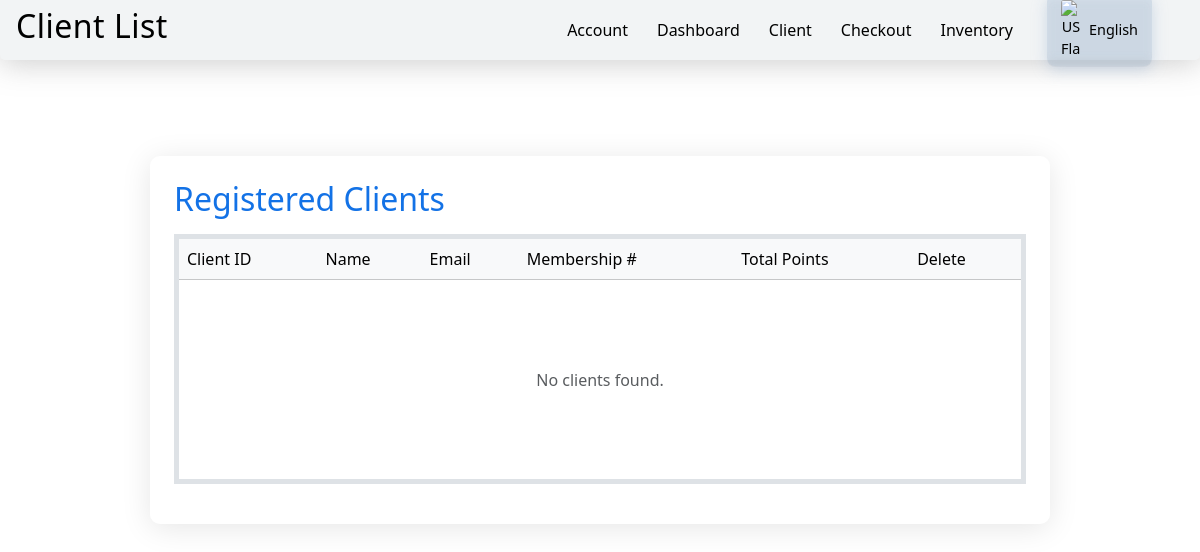
Page /Phase3/clients.php on the earlier database version.
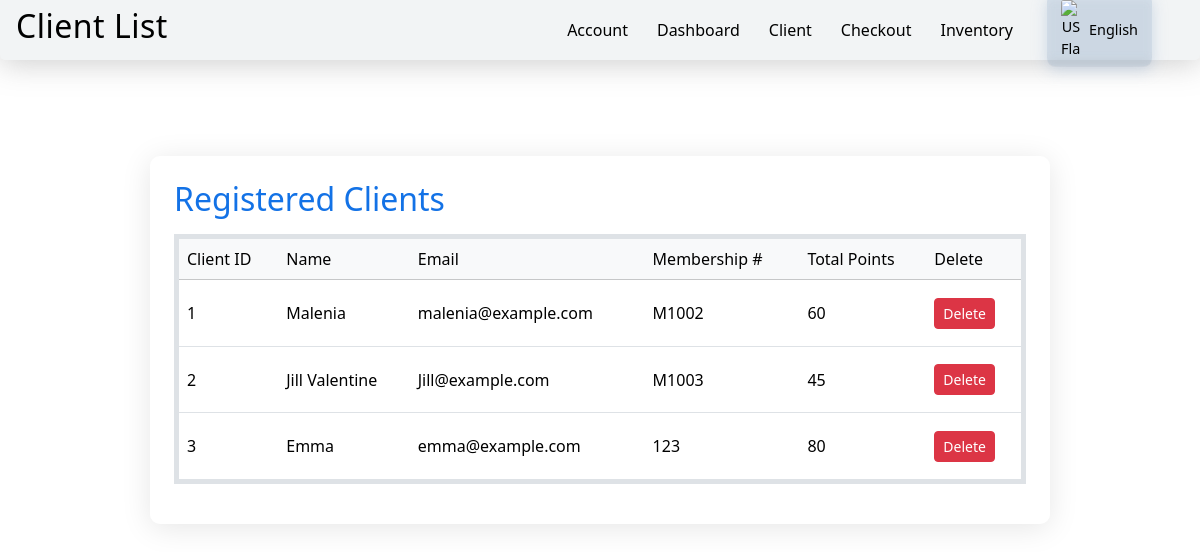
Same page on the later database version.
### tables this page shows
CREATE TABLE `clients` (
  `client_id` int(11) NOT NULL,
  `name` varchar(100) NOT NULL,
  `email` varchar(100) NOT NULL,
  `password` varchar(255) NOT NULL,
  `membership_number` varchar(20) DEFAULT NULL,
  `total_points` int(11) DEFAULT 0
);

### Phase3/clients.php (the view, shortened to what this page needs)
<!DOCTYPE html>
<html lang="en">
<head>
  <link href="https://cdn.jsdelivr.net/npm/bootstrap@5.3.8/dist/css/bootstrap.min.css" rel="stylesheet">
  <link rel="stylesheet" href="clientAccount.css">
</head>
<body>
  <header>
    <nav>
      <h1>Client List</h1>
      <div class="nav-right">
        <ul>
          <li><a href="clientAccount.php">Account</a></li>
          <li><a href="#">Dashboard</a></li>
          <li><a href="clients.php">Client</a></li>
          <li><a href="#">Checkout</a></li>
          <li><a href="#">Inventory</a></li>
        </ul>
        <div class="lang-dropdown">
          <button class="lang-btn" id="current-lang">
            <img src="https://flagcdn.com/w20/us.png" alt="US Flag" />
            <span>English</span>
          </button>
        </div>
      </div>
    </nav>
  </header>
  <main>
    <section class="history-card">
      <h2>Registered Clients</h2>
      <?php
        $servername = "localhost";
        $username = "root";
        $password = "";
        $dbname = "iotphase3";
        $conn = new mysqli($servername, $username, $password, $dbname);
        $sql = "SELECT client_id, name, email, membership_number, total_points
                FROM clients ORDER BY client_id ASC";
        $result = $conn->query($sql);
      ?>
      <table class="table table-hover align-middle">
        <thead class="table-light">
          <tr>
            <th>Client ID</th>
            <th>Name</th>
            <th>Email</th>
            <th>Membership #</th>
            <th>Total Points</th>
            <th>Delete</th>
          </tr>
        </thead>
        <tbody>
          <?php if ($result && $result->num_rows > 0): ?>
            <?php while ($row = $result->fetch_assoc()): ?>
              <tr>
                <td><?= htmlspecialchars($row['client_id']) ?></td>
                <td><?= htmlspecialchars($row['name']) ?></td>
                <td><?= htmlspecialchars($row['email']) ?></td>
                <td><?= htmlspecialchars($row['membership_number']) ?></td>
                <td><?= htmlspecialchars($row['total_points']) ?></td>
                <td>
                  <form method="POST" action="delete_client.php" onsubmit="return confirm('Are you sure you want to delete this client?');">
                    <button type="submit" class="btn btn-danger btn-sm">
                      Delete
                    </button>
                  </form>
                </td>
              </tr>
            <?php endwhile; ?>
          <?php else: ?>
            <tr>
              <td colspan="6" class="text-center text-muted">No clients found.</td>
            </tr>
          <?php endif; ?>
        </tbody>
      </table>
    </section>
  </main>
</body>
</html>

Differences in the rows shown:
added clients: client_id "1", name "Malenia", email "malenia@example.com", membership_number "M1002", total_points "60"
added clients: client_id "2", name "Jill Valentine", email "Jill@example.com", membership_number "M1003", total_points "45"
added clients: client_id "3", name "Emma", email "emma@example.com", membership_number "123", total_points "80"
Other differences:
text no longer shown: "No clients found."
